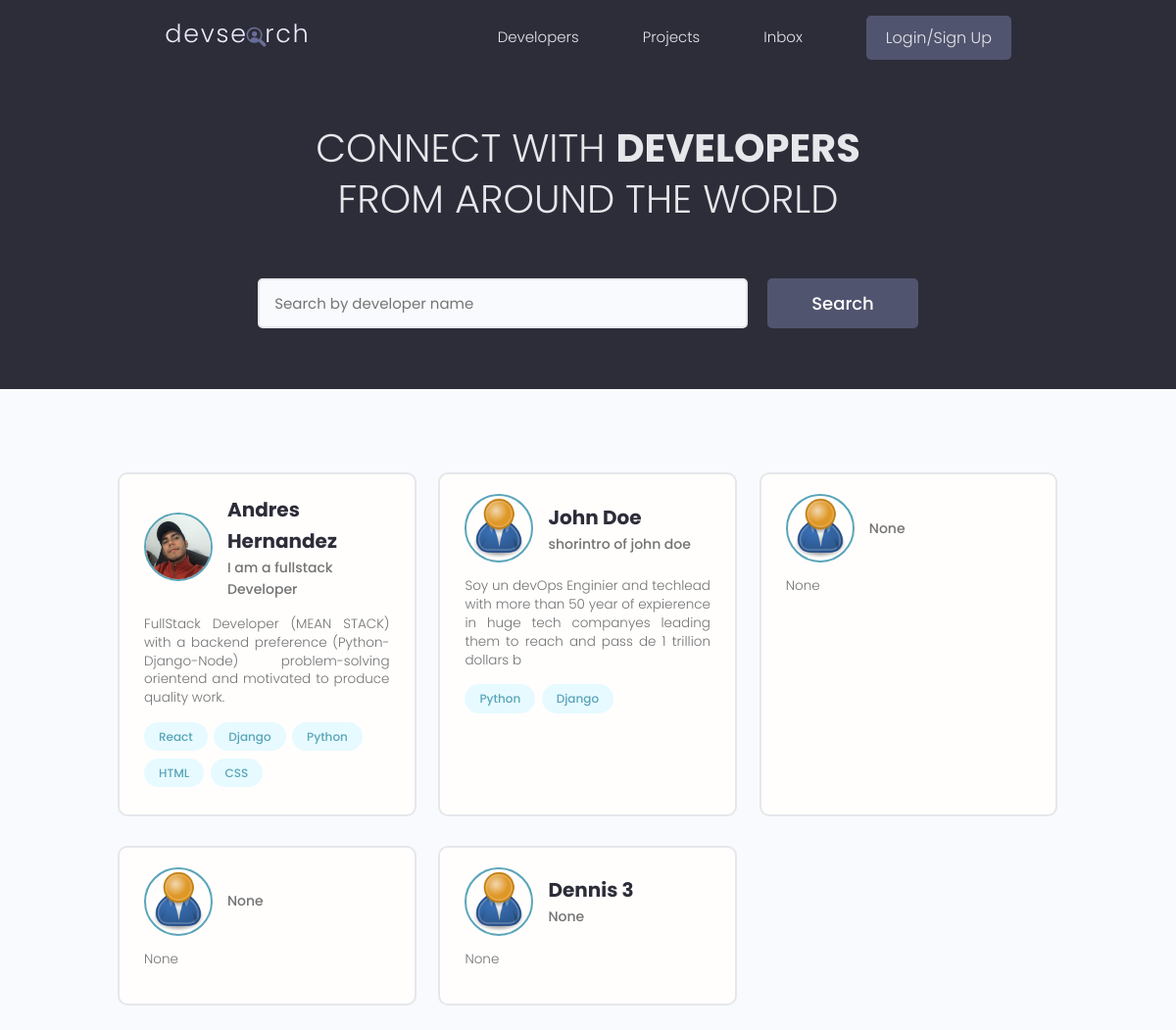
The page / on the database its author committed.
### users/models.py (models this page shows, shortened)
class Profile(models.Model):
    user = models.OneToOneField(User, on_delete=models.CASCADE, null=True, blank=True)
    name = models.CharField(max_length=200, blank=True, null=True)
    email = models.EmailField(max_length=300, blank=True, null=True)
    username = models.CharField(max_length=200, blank=True, null=True)
    location = models.CharField(max_length=200, blank=True, null=True)
    short_intro = models.CharField(max_length=200, blank=True, null=True)
    bio = models.TextField(blank=True, null=True)
    profile_image = models.ImageField(null=True, blank=True, upload_to= 'profiles/', default='profiles/user-default.png')
    social_github = models.CharField(max_length=200, blank=True, null=True)
    social_twitter = models.CharField(max_length=200, blank=True, null=True)
    social_linkedin = models.CharField(max_length=200, blank=True, null=True)
    social_youtube = models.CharField(max_length=200, blank=True, null=True)
    social_website = models.CharField(max_length=200, blank=True, null=True)
    created = models.DateTimeField(auto_now_add=True)
    id = models.UUIDField(default=uuid.uuid4, unique=True, primary_key=True, editable=False)

class Skill(models.Model):
    owner = models.ForeignKey(Profile, on_delete=models.CASCADE, null=True, blank=True)
    name = models.CharField(max_length=200, blank=True, null=True)
    description = models.TextField(blank=True, null=True)
    created = models.DateTimeField(auto_now_add=True)
    id = models.UUIDField(default=uuid.uuid4, unique=True, primary_key=True, editable=False)

### users/views.py (the view)
# urls.py: path('', views.profiles, name='profiles'),
def profiles(request):
    profiles = Profile.objects.all()
    context = {'profiles': profiles}
    return render(request, 'users/profiles.html', context)

### users/templates/users/profiles.html (shortened to what this page needs)
{% extends 'main.html' %}
{% block content %}
  <main class="home">
    <section class="hero-section text-center">
      <div class="container container--narrow">
        <div class="hero-section__box">
          <h2>CONNECT WITH <span>DEVELOPERS</span></h2>
          <h2>FROM AROUND THE WORLD</h2>
        </div>
        <div class="hero-section__search">
          <form class="form" action="#" method="get">
            <div class="form__field">
              <input class="input input--text" id="formInput#search" type="text" name="text"
                placeholder="Search by developer name" />
            </div>
            <input class="btn btn--sub btn--lg" type="submit" value="Search" />
          </form>
        </div>
      </div>
    </section>
    <section class="devlist">
      <div class="container">
        <div class="grid grid--three">
            {% for profile in profiles %}
          <div class="column card">
            <div class="dev">
              <a href="{% url 'user-profile' profile.id %}" class="card__body">
                <div class="dev__profile">
                  <img class="avatar avatar--md" src="{{ profile.profile_image.url }}" alt="image" />
                  <div class="dev__meta">
                    <h3>{{ profile.name }}</h3>
                    <h5>{{ profile.short_intro|slice:"60"}}</h5>
                  </div>
                </div>
                <p class="dev__info">{{profile.bio|slice:"150"}}</p>
                <div class="dev__skills">
                  {% for skill in profile.skill_set.all|slice:"5" %}
                    <span class="tag tag--pill tag--main">
                        <small>{{ skill.name }}</small>
                    </span>
                  {% endfor %}
                </div>
              </a>
            </div>
          </div>
          {% endfor %}
        </div>
      </div>
    </section>
  </main>
{% endblock %}

### static/styles/app.css (style rules this page uses)
:root { --color-sub: #2d2d39; }
.btn--sub { background-color: var(--color-sub-light); }
.card { border: 2px solid var(--color-light); }
img { width: 100%; }
.hero-section { height: 40vh; display: flex; align-items: center; background-color: var(--color-sub); }
.hero-section__box { margin-bottom: 4rem; }
.hero-section__box > h2, .hero-section__box > h2 > span { font-size: 4rem; color: var(--color-light); line-height: 1.3; text-transform: uppercase; }
.hero-section__box > h2 { font-weight: 300; }
.hero-section__box > h2 > span { font-weight: 700; }
.hero-section__search > .form { display: flex; align-items: center; justify-content: center; gap: 2rem; }
.hero-section__search > .form input.input--text { width: 50rem; }
.devlist { margin-top: 8rem; }
.devlist .grid { align-items: stretch; }
.devlist .dev .dev__profile { display: flex; align-items: center; gap: 1.5rem; }
.devlist .dev .dev__meta h3 { color: var(--color-sub); font-size: 2rem; font-weight: 700; }
.devlist .dev .dev__meta h5 { color: var(--color-text); font-size: 1.4rem; font-weight: 500; }
.devlist .dev .dev__info { margin: 1.5rem 0; font-size: 1.35rem; line-height: 1.4; text-align: justify; }

### static/uikit/styles/modules/_variables.css (style rules this page uses)
:root { --color-main: #5aa5b9; --color-main-light: #e6faff; --color-sub: #3f4156; --color-sub-light: #51546e; --color-sub-lighter: #ededfd; --color-text: #737373; --color-gray: #8b8b8b; --color-light: #e5e7eb; --color-light-gray: #767676; --color-bg: #f8fafd; --color-white: #fffefd; --color-white-light: #f3f3f3; --color-success: #359e64; --color-success-bg: #def8e8; --color-error: #fc4b0b; --color-error-bg: #fff2ee; --font-base: 'Poppins', arial, helvetica, 'Segoe UI', roboto, ubuntu, sans-serif; --font-monospace: 'Fira Code', 'Courier New', courier, monospace; --font-regular: 300; --font-medium: 500; --font-bold: 700; --generic-shadow: 1px 1px 5px #00000010; --generic-transition: all 0.3s ease-in-out; }

### static/uikit/styles/modules/_base.css (style rules this page uses)
* { margin: 0; padding: 0; box-sizing: border-box; text-rendering: optimizeLegibility; color: inherit; font-size: inherit; }
html { font-size: 50%; }
@media only screen and (min-width: 480px) { html { font-size: 56.25%; } }
@media only screen and (min-width: 1200px) { html { font-size: 62.5%; } }
body { line-height: 1.6; font-weight: 400; font-size: 1.5rem; color: var(--color-text); background-color: var(--color-bg); min-height: 100vh; }

### static/uikit/styles/modules/_typography.css (style rules this page uses)
* { font-family: var(--font-base); }
h2 { font-size: 3.6rem; font-weight: var(--font-bold); }
h3 { font-size: 3.2rem; font-weight: var(--font-medium); }
h5 { font-size: 2.4rem; font-weight: var(--font-medium); }
h5, h6 { font-weight: var(--font-regular); }
p, span, strong { font-size: 1.6rem; color: var(--color-text); font-weight: var(--font-regular); }
a { padding-bottom: 2px; text-decoration: none; display: inline-block; color: var(--color-main); font-weight: var(--font-medium); }

### static/uikit/styles/modules/_utilities.css (style rules this page uses)
.container { width: 92%; max-width: 165rem; margin: 0 auto; box-sizing: border-box; }
.container--narrow { width: 92%; max-width: 120rem; }
@media screen and (min-width: 1000px) { .container { width: 90%; } }
@media screen and (min-width: 1000px) { .container--narrow { width: 85%; } }
@media screen and (min-width: 1200px) { .container { width: 80%; } }
@media screen and (min-width: 1200px) { .container--narrow { width: 72%; } }
.text-center { text-align: center; }

### static/uikit/styles/modules/_avatar.css (style rules this page uses)
.avatar { border-radius: 50%; border: 2px solid var(--color-main); object-fit: cover; }
.avatar--md { height: 7rem; width: 7rem; }

### static/uikit/styles/modules/_button.css (style rules this page uses)
.btn { display: inline-block; position: relative; cursor: pointer; background-color: var(--color-light); font-weight: var(--font-medium); color: var(--color-sub); text-decoration: none; padding: 1rem 2rem; border-radius: 0.5rem; border: none; width: -webkit-fit-content; width: -moz-fit-content; width: fit-content; height: -webkit-fit-content; height: -moz-fit-content; height: fit-content; font-size: 1.6rem; outline-width: 0; outline-color: transparent; -webkit-backface-visibility: hidden; backface-visibility: hidden; transition: all 0.3s ease-in-out; }
.btn--sub { background-color: var(--color-sub); color: var(--color-white); }
.btn--lg { font-size: 1.8rem; padding: 1.2rem 4.5rem; }

### static/uikit/styles/modules/_card.css (style rules this page uses)
.card { border-radius: 1rem; background-color: var(--color-white); border: 1.5px solid var(--color-light); width: auto; height: auto; margin-top: 0.5rem; margin-bottom: 0.5rem; overflow: hidden; }
.card__body, .card__header { padding: 2rem 2.5rem; }

### rows shown on the page
Profile: profile_image (picture), name "Andres Hernandez", short_intro "I am a fullstack Developer", bio "FullStack Developer (MEAN STACK) with a backend preference (Python-Django-Node) problem-solving orientend and motivated to produce quality work."
Skill: name "React"
Skill: name "Django"
Skill: name "Python"
Skill: name "HTML"
Skill: name "CSS"
Profile: profile_image (placeholder picture), name "John Doe", short_intro "shorintro of john doe", bio "Soy un devOps Enginier and techlead with more than 50 year of expierence in huge tech companyes leading them to reach and pass de 1 trillion dollars b"
Skill: name "Python"
Skill: name "Django"
Profile: profile_image (placeholder picture), short_intro "None", bio "None"
Profile: profile_image (placeholder picture), short_intro "None", bio "None"
Profile: profile_image (placeholder picture), name "Dennis 3", short_intro "None", bio "None"
